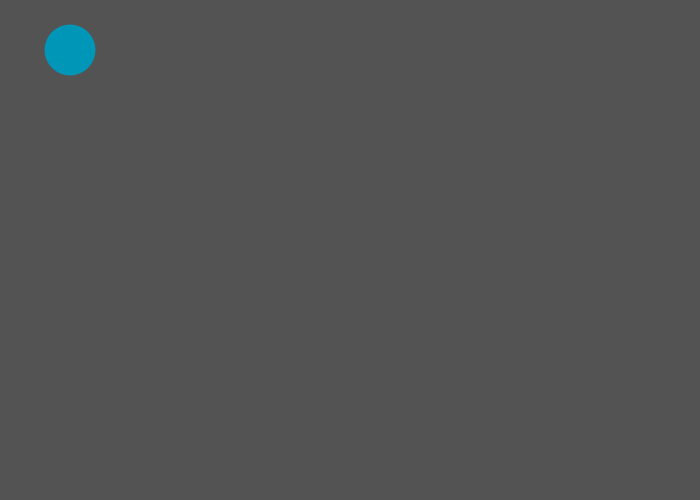
Frame 1 (no input)
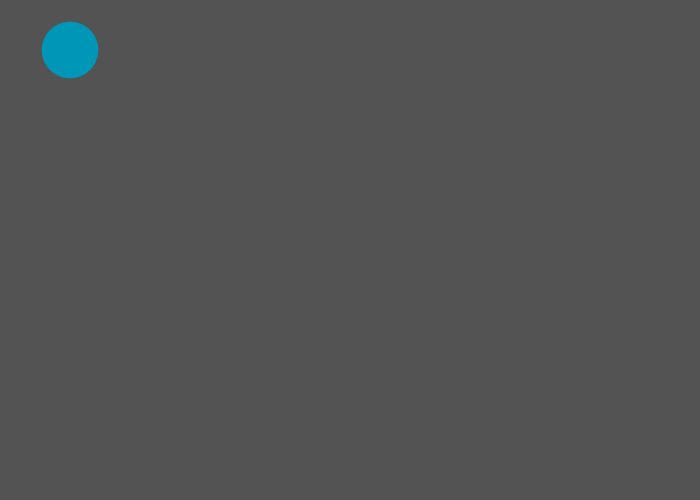
Frame 60 (the mouse pressed at the canvas centre just before this capture)
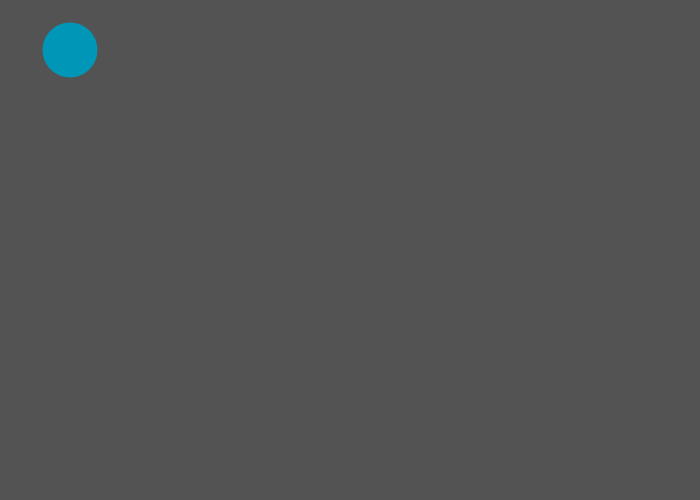
Frame 120 (the mouse held since frame 60 and released just before this capture)

The Processing sketch that drew these frames (run headless with seeded random() and noise(); from frame 60 on, the mouse is pressed at the canvas centre):

// Processing sketch: processing_159134
// ── processing_159134.pde

float radius = 50.8;
int X, Y;
int nX, nY;
int delay = 16;

void setup(){
  size( 700, 500 );
  strokeWeight( 10 );
  frameRate( 32 );
  X = width / 10;
  Y = height / 10;
  nX = X;
  nY = Y;  
}

void draw(){
  
  radius = radius + sin( frameCount / 4 );
  
  X+=(nX-X)/delay;
  Y+=(nY-Y)/delay;
  
  background( 83 );
  
  fill( 0, 150, 184 );
  
 stroke(330); 
  
  ellipse( X, Y, radius, radius );                  
}

void mouseMoved(){
  nX = mouseX;
  nY = mouseY;  
}
